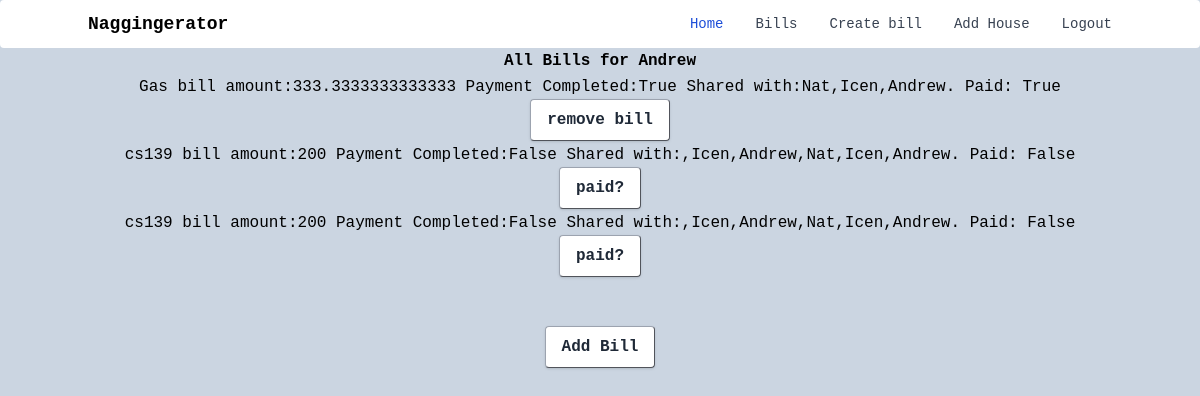
Page /Bills (signed in) on the committed database.
### db_schema.py (models this page shows, shortened)
class User(UserMixin, db.Model):
    __tablename__='users'
    id = db.Column(db.Integer, primary_key=True)
    username = db.Column(db.String(20), unique=True)
    password_hash = db.Column(db.String(30))
    bills = db.relationship('Bills', backref='user', lazy='dynamic')
    bill_completion = db.relationship('User_Bill', backref='User_completion', lazy='dynamic')
    notfications = db.relationship('Notfications', backref='user_notfications', lazy='dynamic')
    house_members = db.relationship('Households', backref='house_members', lazy='dynamic')
    email = db.Column(db.String(30))

class Bills(db.Model):
    __tablename__='bills'
    id = db.Column(db.Integer, primary_key=True)
    name = db.Column(db.Text())
    amount = db.Column(db.Integer())
    shared_with = db.Column(db.Text())
    user_id = db.Column(db.Integer(), db.ForeignKey('users.id'))  # this ought to be a "foreign key"
    completion= db.Column(db.Boolean)
    bill_completion = db.relationship('User_Bill', backref='bills_completion', lazy='dynamic')

class User_Bill(db.Model):
    __tablename__ = 'completion'
    id = db.Column(db.Integer, primary_key=True)
    user_id = db.Column(db.Integer(), db.ForeignKey('users.id'))
    bill_id = db.Column(db.Integer(), db.ForeignKey('bills.id'))
    user_bill_completion= db.Column(db.Boolean)

### cwk.py (the view)
@app.route('/Bills', methods=['GET'])
def bill():
    if not current_user.is_authenticated:
        return redirect('/login')
    users = User.query.all()
    bills = Bills.query.filter_by(user_id=current_user.id).all()
    user_bills = []
    for bill in bills:
        user_bills += User_Bill.query.filter_by(bill_id=bill.id).all()
    return render_template('Bills.html', users=users, bills=bills,user_bills=user_bills)

### cwk.py (called while the page is built)
@login_manager.user_loader
def load_user(user_id):
    return User.query.get(int(user_id))

### templates/Bills.html (shortened to what this page needs)
{% extends 'base1.html' %}
{% block body %}
    <div class="content">
        <table>
            <thead>
                <tr>
                    <th width='2000px'>All Bills for {{current_user.username}}</th>
                </tr>
            </thead>
            <tbody>
                {% set count = namespace(value=0) %}
                {% for entry in bills %}
                <tr>
                    <td>{{entry.name}} amount:{{entry.amount}} Payment Completed:{{entry.completion}} Shared with:{{entry.shared_with}}. Paid: {{user_bills[count.value].user_bill_completion}}
                            {% if user_bills[count.value].user_bill_completion==False %}
                                <form action="/BillsAPI" method='POST'>
                                    <label for="Paid">
                                            <button class="bg-white hover:bg-gray-100 text-gray-800 font-semibold py-2 px-4 border border-gray-400 rounded shadow"
                                            type = "submit" value = "paid? "id="userPaid" name="userPaid">
                                                paid?
                                            </button>
                                    </label>
                                </form>
                            {% endif %}
                            {% if entry.completion==True %}
                                <form action="/BillsRemoveAPI" method='POST'>
                                    <label for="Paid">
                                            <button class="bg-white hover:bg-gray-100 text-gray-800 font-semibold py-2 px-4 border border-gray-400 rounded shadow"
                                            type = "submit" value = "remove bill "id="remove_bill" name="remove_bill">
                                                remove bill
                                            </button>
                                    </label>
                                </form>
                            {% endif %}
                            {% set count.value = count.value + 1 %}
                    </td>
                </tr>
                {% else %}
                <tr>
                    <td>no entries</td>
                </tr>
                {% endfor %}
            </tbody>
        </table>
        <br>
    <br>
        <form action='/createBill'>
            <button class="bg-white hover:bg-gray-100 text-gray-800 font-semibold py-2 px-4 border border-gray-400 rounded shadow">
                Add Bill
            </button>
        </form>
    </div>
</div>
{% endblock %}

### templates/base1.html (shortened to what this page needs)
<!DOCTYPE html>
<html lang="en">
    <head class="font-mono">
        <link rel="stylesheet" href={{ url_for('static', filename='css/main.css') }}  />
    </head>
    <nav class="bg-white border-gray-200 px-2 sm:px-4 py-2.5 rounded dark:bg-gray-800 font-mono">
        <div class="container flex flex-wrap justify-between items-center mx-auto">
            <a href="/" class="flex">
                <span class="self-center text-lg font-semibold whitespace-nowrap dark:text-white">Naggingerator</span>
            </a>
            <div class="hidden w-full md:block md:w-auto" id="mobile-menu">
            <ul class="flex flex-col mt-4 md:flex-row md:space-x-8 md:mt-0 md:text-sm md:font-medium">
                <li>
                <a href="/indexLogged" class="block py-2 pr-4 pl-3 text-white bg-blue-700 rounded md:bg-transparent md:text-blue-700 md:p-0 dark:text-white" aria-current="page">Home</a>
                </li>
                <li>
                <a href="/Bills" class="block py-2 pr-4 pl-3 text-gray-700 border-b border-gray-100 hover:bg-gray-50 md:hover:bg-transparent md:border-0 md:hover:text-blue-700 md:p-0 dark:text-gray-400 md:dark:hover:text-white dark:hover:bg-gray-700 dark:hover:text-white md:dark:hover:bg-transparent dark:border-gray-700">Bills</a>
                </li>
                <li>
                <a href="/createBill" class="block py-2 pr-4 pl-3 text-gray-700 border-b border-gray-100 hover:bg-gray-50 md:hover:bg-transparent md:border-0 md:hover:text-blue-700 md:p-0 dark:text-gray-400 md:dark:hover:text-white dark:hover:bg-gray-700 dark:hover:text-white md:dark:hover:bg-transparent dark:border-gray-700">Create bill</a>
                </li>
                <li>
                <a href="/addHouse" class="block py-2 pr-4 pl-3 text-gray-700 border-b border-gray-100 hover:bg-gray-50 md:hover:bg-transparent md:border-0 md:hover:text-blue-700 md:p-0 dark:text-gray-400 md:dark:hover:text-white dark:hover:bg-gray-700 dark:hover:text-white md:dark:hover:bg-transparent dark:border-gray-700">Add House</a>
                </li>
                <li>
                <a href="/logout" class="block py-2 pr-4 pl-3 text-gray-700 border-b border-gray-100 hover:bg-gray-50 md:hover:bg-transparent md:border-0 md:hover:text-blue-700 md:p-0 dark:text-gray-400 md:dark:hover:text-white dark:hover:bg-gray-700 dark:hover:text-white md:dark:hover:bg-transparent dark:border-gray-700">Logout</a>
                </li>
            </ul>
            </div>
        </div>
    </nav>
    <body class="bg-slate-300 text-center font-mono" >
        <div class="flex justify-center h-screen">
            <div class="lg:content-auto">
                {% block body %} {% endblock %}
            </div>
    </body>
</html>

### static/css/main.css (style rules this page uses)
html { line-height:1.5;-webkit-text-size-adjust:100%;-moz-tab-size:4;tab-size:4;font-family:ui-sans-serif, system-ui, -apple-system, BlinkMacSystemFont, "Segoe UI", Roboto, "Helvetica Neue", Arial, "Noto Sans", sans-serif, "Apple Color Emoji", "Segoe UI Emoji", "Segoe UI Symbol", "Noto Color Emoji" }
body { margin:0;line-height:inherit }
a { color:inherit;text-decoration:inherit }
table { text-indent:0;border-color:inherit;border-collapse:collapse }
button,input,optgroup,select,textarea { font-family:inherit;font-size:100%;line-height:inherit;color:inherit;margin:0;padding:0 }
button,select { text-transform:none }
[type=button],[type=reset],[type=submit],button { -webkit-appearance:button;background-color:transparent;background-image:none }
menu,ol,ul { list-style:none;margin:0;padding:0 }
[role=button],button { cursor:pointer }
.container { width:100% }
@media (min-width: 640px) { .container { max-width:640px } }
@media (min-width: 768px) { .container { max-width:768px } }
@media (min-width: 1024px) { .container { max-width:1024px } }
.mx-auto { margin-left:auto;margin-right:auto }
.mt-4 { margin-top:1rem }
.block { display:block }
.flex { display:flex }
.hidden { display:none }
.h-screen { height:100vh }
.w-full { width:100% }
.flex-col { flex-direction:column }
.flex-wrap { flex-wrap:wrap }
.items-center { align-items:center }
.justify-center { justify-content:center }
.justify-between { justify-content:space-between }
.self-center { align-self:center }
.whitespace-nowrap { white-space:nowrap }
.rounded { border-radius:0.25rem }
.border { border-width:1px }
.border-b { border-bottom-width:1px }
.border-gray-200 { --tw-border-opacity:1;border-color:rgb(229 231 235 / var(--tw-border-opacity)) }
.border-gray-100 { --tw-border-opacity:1;border-color:rgb(243 244 246 / var(--tw-border-opacity)) }
.border-gray-400 { --tw-border-opacity:1;border-color:rgb(156 163 175 / var(--tw-border-opacity)) }
.bg-slate-300 { --tw-bg-opacity:1;background-color:rgb(203 213 225 / var(--tw-bg-opacity)) }
.bg-white { --tw-bg-opacity:1;background-color:rgb(255 255 255 / var(--tw-bg-opacity)) }
.bg-blue-700 { --tw-bg-opacity:1;background-color:rgb(29 78 216 / var(--tw-bg-opacity)) }
.px-2 { padding-left:0.5rem;padding-right:0.5rem }
.py-2\.5 { padding-top:0.625rem;padding-bottom:0.625rem }
.py-2 { padding-top:0.5rem;padding-bottom:0.5rem }
.px-4 { padding-left:1rem;padding-right:1rem }
.pr-4 { padding-right:1rem }
.pl-3 { padding-left:0.75rem }
.text-center { text-align:center }
.font-mono { font-family:ui-monospace, SFMono-Regular, Menlo, Monaco, Consolas, "Liberation Mono", "Courier New", monospace }
.text-lg { font-size:1.125rem;line-height:1.75rem }
.font-semibold { font-weight:600 }
.text-white { --tw-text-opacity:1;color:rgb(255 255 255 / var(--tw-text-opacity)) }
.text-gray-700 { --tw-text-opacity:1;color:rgb(55 65 81 / var(--tw-text-opacity)) }
.text-gray-800 { --tw-text-opacity:1;color:rgb(31 41 55 / var(--tw-text-opacity)) }
.shadow { --tw-shadow:0 1px 3px 0 rgb(0 0 0 / 0.1), 0 1px 2px -1px rgb(0 0 0 / 0.1);--tw-shadow-colored:0 1px 3px 0 var(--tw-shadow-color), 0 1px 2px -1px var(--tw-shadow-color);box-shadow:var(--tw-ring-offset-shadow, 0 0 #0000), var(--tw-ring-shadow, 0 0 #0000), var(--tw-shadow) }
@media (min-width: 640px) { .sm\:px-4 { padding-left:1rem;padding-right:1rem } }
@media (min-width: 768px) { .md\:mt-0 { margin-top:0px } }
@media (min-width: 768px) { .md\:block { display:block } }
@media (min-width: 768px) { .md\:w-auto { width:auto } }
@media (min-width: 768px) { .md\:flex-row { flex-direction:row } }
@media (min-width: 768px) { .md\:space-x-8 > :not([hidden]) ~ :not([hidden]) { --tw-space-x-reverse:0;margin-right:calc(2rem * var(--tw-space-x-reverse));margin-left:calc(2rem * calc(1 - var(--tw-space-x-reverse))) } }
@media (min-width: 768px) { .md\:border-0 { border-width:0px } }
@media (min-width: 768px) { .md\:bg-transparent { background-color:transparent } }
@media (min-width: 768px) { .md\:p-0 { padding:0px } }
@media (min-width: 768px) { .md\:text-sm { font-size:0.875rem;line-height:1.25rem } }
@media (min-width: 768px) { .md\:font-medium { font-weight:500 } }
@media (min-width: 768px) { .md\:text-blue-700 { --tw-text-opacity:1;color:rgb(29 78 216 / var(--tw-text-opacity)) } }
@media (min-width: 1024px) { .lg\:content-auto { content-visibility: auto; } }

### rows in the picture
User: username "Andrew"
Bills: name "Gas bill", amount "333.3333333333333", completion "True", shared_with "Nat,Icen,Andrew"
User_Bill: user_bill_completion "True"
Bills: name "cs139 bill", amount "200", completion "False", shared_with ",Icen,Andrew,Nat,Icen,Andrew"
User_Bill: user_bill_completion "False"
Bills: name "cs139 bill", amount "200", completion "False", shared_with ",Icen,Andrew,Nat,Icen,Andrew"
User_Bill: user_bill_completion "False"
